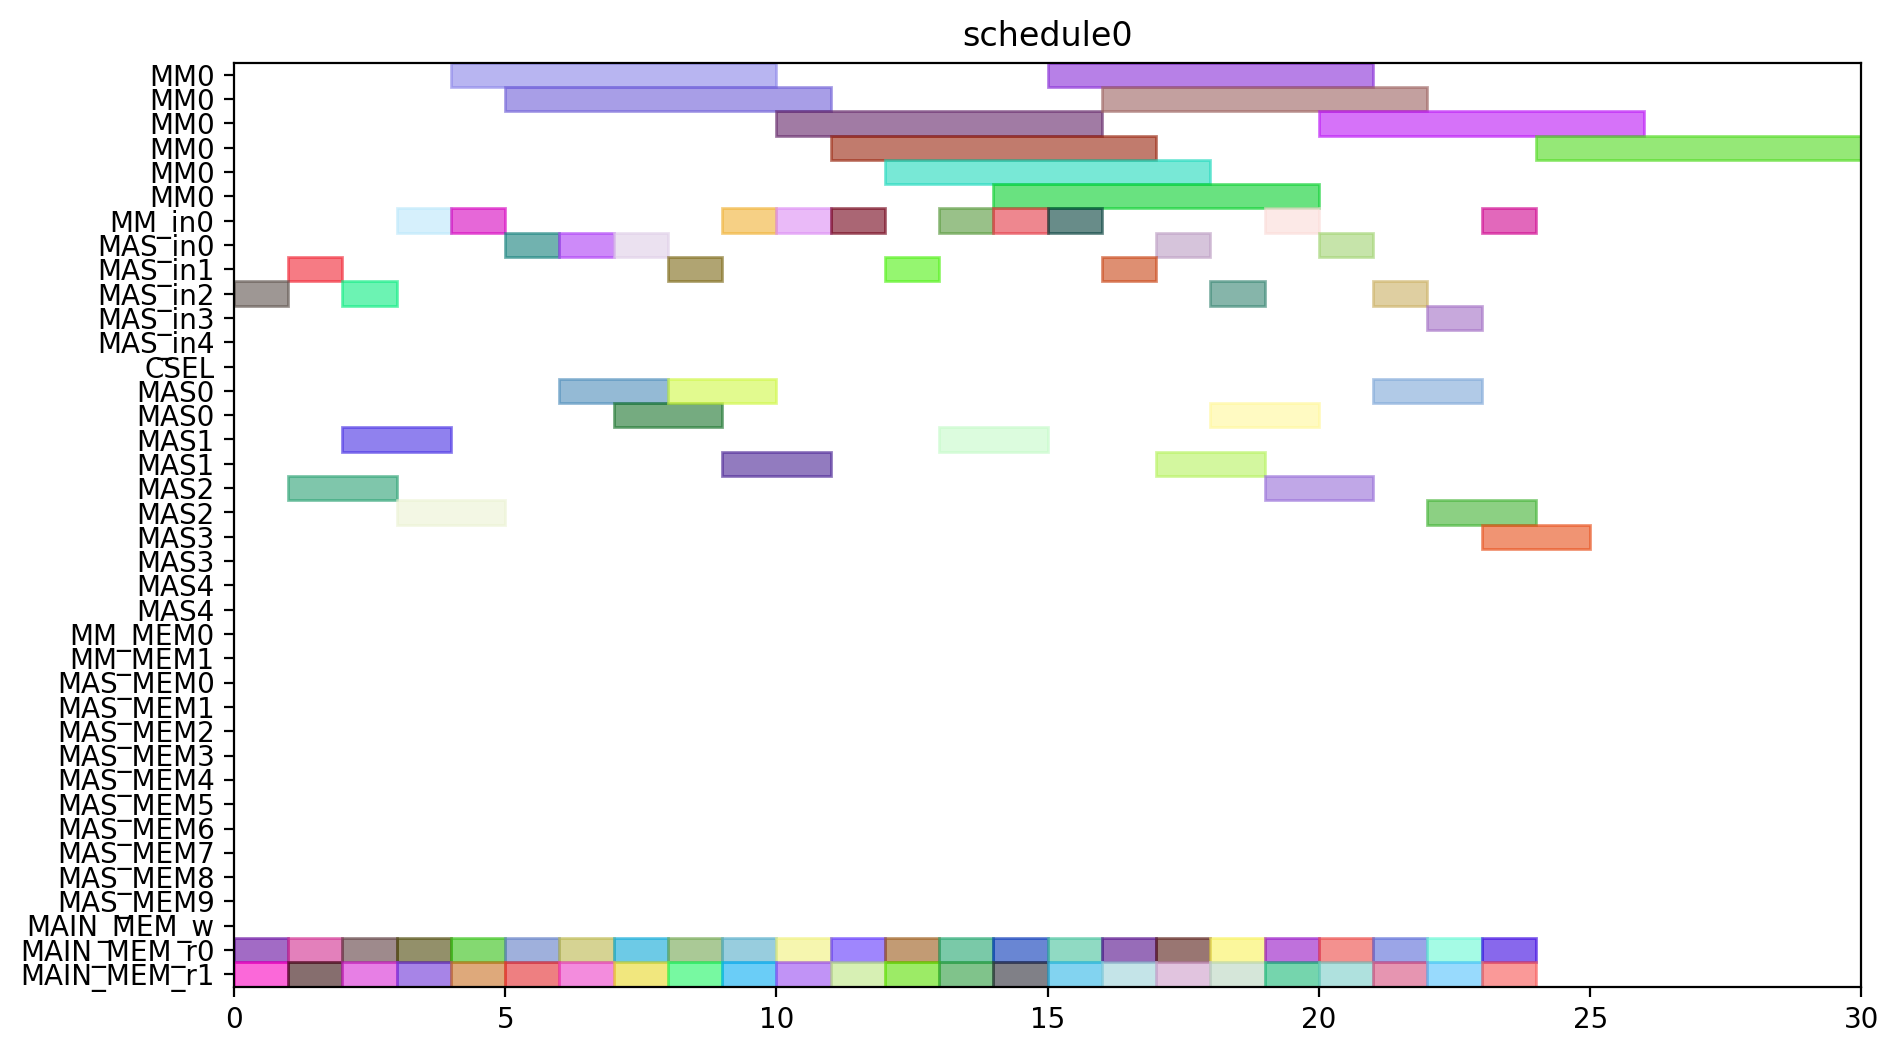

Here is the Python script that generated this plot:
from pyschedule import Scenario, solvers, plotters, alt


def solve():
	horizon = 120
	S = Scenario("schedule0", horizon=horizon)

	# resource
	MM = S.Resources('MM', num=1, size=6)
	MM_in = S.Resources('MM_in', num=1)
	MAS_in = S.Resources('MAS_in', num=5)
	CSEL = S.Resource('CSEL')
	MAS = S.Resources('MAS', num=5, size=2, periods=range(1, horizon))
	MM_MEM = S.Resources('MM_MEM', num=2)
	MAS_MEM = S.Resources('MAS_MEM', num=10)
	MAIN_MEM_w = S.Resource('MAIN_MEM_w', size=1)
	MAIN_MEM_r = S.Resources('MAIN_MEM_r', num=2)

	# result of previous scheduling

	# new tasks
	t0_t0 = S.Task('t0_t0', length=2, delay_cost=1)
	t0_t0 += alt(MAS)
	t0_t0_in = S.Task('t0_t0_in', length=1, delay_cost=1)
	t0_t0_in += alt(MAS_in)
	S += t0_t0_in*MAS_in[0]<=t0_t0*MAS[0]

	S += t0_t0_in*MAS_in[1]<=t0_t0*MAS[1]

	S += t0_t0_in*MAS_in[2]<=t0_t0*MAS[2]

	S += t0_t0_in*MAS_in[3]<=t0_t0*MAS[3]

	S += t0_t0_in*MAS_in[4]<=t0_t0*MAS[4]

	t0_t0_mem0 = S.Task('t0_t0_mem0', length=1, delay_cost=1)
	t0_t0_mem0 += MAIN_MEM_r[0]
	S += t0_t0_mem0 <= t0_t0

	t0_t0_mem1 = S.Task('t0_t0_mem1', length=1, delay_cost=1)
	t0_t0_mem1 += MAIN_MEM_r[1]
	S += t0_t0_mem1 <= t0_t0

	t0_t1 = S.Task('t0_t1', length=2, delay_cost=1)
	t0_t1 += alt(MAS)
	t0_t1_in = S.Task('t0_t1_in', length=1, delay_cost=1)
	t0_t1_in += alt(MAS_in)
	S += t0_t1_in*MAS_in[0]<=t0_t1*MAS[0]

	S += t0_t1_in*MAS_in[1]<=t0_t1*MAS[1]

	S += t0_t1_in*MAS_in[2]<=t0_t1*MAS[2]

	S += t0_t1_in*MAS_in[3]<=t0_t1*MAS[3]

	S += t0_t1_in*MAS_in[4]<=t0_t1*MAS[4]

	t0_t1_mem0 = S.Task('t0_t1_mem0', length=1, delay_cost=1)
	t0_t1_mem0 += MAIN_MEM_r[0]
	S += t0_t1_mem0 <= t0_t1

	t0_t1_mem1 = S.Task('t0_t1_mem1', length=1, delay_cost=1)
	t0_t1_mem1 += MAIN_MEM_r[1]
	S += t0_t1_mem1 <= t0_t1

	t0_t3 = S.Task('t0_t3', length=6, delay_cost=1)
	t0_t3 += alt(MM)
	t0_t3_in = S.Task('t0_t3_in', length=1, delay_cost=1)
	t0_t3_in += alt(MM_in)
	S += t0_t3_in*MM_in[0]<=t0_t3*MM[0]
	t0_t3_mem0 = S.Task('t0_t3_mem0', length=1, delay_cost=1)
	t0_t3_mem0 += MAIN_MEM_r[0]
	S += t0_t3_mem0 <= t0_t3

	t0_t3_mem1 = S.Task('t0_t3_mem1', length=1, delay_cost=1)
	t0_t3_mem1 += MAIN_MEM_r[1]
	S += t0_t3_mem1 <= t0_t3

	t10 = S.Task('t10', length=2, delay_cost=1)
	t10 += alt(MAS)
	t10_in = S.Task('t10_in', length=1, delay_cost=1)
	t10_in += alt(MAS_in)
	S += t10_in*MAS_in[0]<=t10*MAS[0]

	S += t10_in*MAS_in[1]<=t10*MAS[1]

	S += t10_in*MAS_in[2]<=t10*MAS[2]

	S += t10_in*MAS_in[3]<=t10*MAS[3]

	S += t10_in*MAS_in[4]<=t10*MAS[4]

	t10_mem0 = S.Task('t10_mem0', length=1, delay_cost=1)
	t10_mem0 += MAIN_MEM_r[0]
	S += t10_mem0 <= t10

	t10_mem1 = S.Task('t10_mem1', length=1, delay_cost=1)
	t10_mem1 += MAIN_MEM_r[1]
	S += t10_mem1 <= t10

	t11 = S.Task('t11', length=2, delay_cost=1)
	t11 += alt(MAS)
	t11_in = S.Task('t11_in', length=1, delay_cost=1)
	t11_in += alt(MAS_in)
	S += t11_in*MAS_in[0]<=t11*MAS[0]

	S += t11_in*MAS_in[1]<=t11*MAS[1]

	S += t11_in*MAS_in[2]<=t11*MAS[2]

	S += t11_in*MAS_in[3]<=t11*MAS[3]

	S += t11_in*MAS_in[4]<=t11*MAS[4]

	t11_mem0 = S.Task('t11_mem0', length=1, delay_cost=1)
	t11_mem0 += MAIN_MEM_r[0]
	S += t11_mem0 <= t11

	t11_mem1 = S.Task('t11_mem1', length=1, delay_cost=1)
	t11_mem1 += MAIN_MEM_r[1]
	S += t11_mem1 <= t11

	t3_t0 = S.Task('t3_t0', length=6, delay_cost=1)
	t3_t0 += alt(MM)
	t3_t0_in = S.Task('t3_t0_in', length=1, delay_cost=1)
	t3_t0_in += alt(MM_in)
	S += t3_t0_in*MM_in[0]<=t3_t0*MM[0]
	t3_t0_mem0 = S.Task('t3_t0_mem0', length=1, delay_cost=1)
	t3_t0_mem0 += MAIN_MEM_r[0]
	S += t3_t0_mem0 <= t3_t0

	t3_t0_mem1 = S.Task('t3_t0_mem1', length=1, delay_cost=1)
	t3_t0_mem1 += MAIN_MEM_r[1]
	S += t3_t0_mem1 <= t3_t0

	t3_t1 = S.Task('t3_t1', length=6, delay_cost=1)
	t3_t1 += alt(MM)
	t3_t1_in = S.Task('t3_t1_in', length=1, delay_cost=1)
	t3_t1_in += alt(MM_in)
	S += t3_t1_in*MM_in[0]<=t3_t1*MM[0]
	t3_t1_mem0 = S.Task('t3_t1_mem0', length=1, delay_cost=1)
	t3_t1_mem0 += MAIN_MEM_r[0]
	S += t3_t1_mem0 <= t3_t1

	t3_t1_mem1 = S.Task('t3_t1_mem1', length=1, delay_cost=1)
	t3_t1_mem1 += MAIN_MEM_r[1]
	S += t3_t1_mem1 <= t3_t1

	t3_t2 = S.Task('t3_t2', length=2, delay_cost=1)
	t3_t2 += alt(MAS)
	t3_t2_in = S.Task('t3_t2_in', length=1, delay_cost=1)
	t3_t2_in += alt(MAS_in)
	S += t3_t2_in*MAS_in[0]<=t3_t2*MAS[0]

	S += t3_t2_in*MAS_in[1]<=t3_t2*MAS[1]

	S += t3_t2_in*MAS_in[2]<=t3_t2*MAS[2]

	S += t3_t2_in*MAS_in[3]<=t3_t2*MAS[3]

	S += t3_t2_in*MAS_in[4]<=t3_t2*MAS[4]

	t3_t2_mem0 = S.Task('t3_t2_mem0', length=1, delay_cost=1)
	t3_t2_mem0 += MAIN_MEM_r[0]
	S += t3_t2_mem0 <= t3_t2

	t3_t2_mem1 = S.Task('t3_t2_mem1', length=1, delay_cost=1)
	t3_t2_mem1 += MAIN_MEM_r[1]
	S += t3_t2_mem1 <= t3_t2

	t3_t3 = S.Task('t3_t3', length=2, delay_cost=1)
	t3_t3 += alt(MAS)
	t3_t3_in = S.Task('t3_t3_in', length=1, delay_cost=1)
	t3_t3_in += alt(MAS_in)
	S += t3_t3_in*MAS_in[0]<=t3_t3*MAS[0]

	S += t3_t3_in*MAS_in[1]<=t3_t3*MAS[1]

	S += t3_t3_in*MAS_in[2]<=t3_t3*MAS[2]

	S += t3_t3_in*MAS_in[3]<=t3_t3*MAS[3]

	S += t3_t3_in*MAS_in[4]<=t3_t3*MAS[4]

	t3_t3_mem0 = S.Task('t3_t3_mem0', length=1, delay_cost=1)
	t3_t3_mem0 += MAIN_MEM_r[0]
	S += t3_t3_mem0 <= t3_t3

	t3_t3_mem1 = S.Task('t3_t3_mem1', length=1, delay_cost=1)
	t3_t3_mem1 += MAIN_MEM_r[1]
	S += t3_t3_mem1 <= t3_t3

	t4_t0 = S.Task('t4_t0', length=2, delay_cost=1)
	t4_t0 += alt(MAS)
	t4_t0_in = S.Task('t4_t0_in', length=1, delay_cost=1)
	t4_t0_in += alt(MAS_in)
	S += t4_t0_in*MAS_in[0]<=t4_t0*MAS[0]

	S += t4_t0_in*MAS_in[1]<=t4_t0*MAS[1]

	S += t4_t0_in*MAS_in[2]<=t4_t0*MAS[2]

	S += t4_t0_in*MAS_in[3]<=t4_t0*MAS[3]

	S += t4_t0_in*MAS_in[4]<=t4_t0*MAS[4]

	t4_t0_mem0 = S.Task('t4_t0_mem0', length=1, delay_cost=1)
	t4_t0_mem0 += MAIN_MEM_r[0]
	S += t4_t0_mem0 <= t4_t0

	t4_t0_mem1 = S.Task('t4_t0_mem1', length=1, delay_cost=1)
	t4_t0_mem1 += MAIN_MEM_r[1]
	S += t4_t0_mem1 <= t4_t0

	t4_t1 = S.Task('t4_t1', length=2, delay_cost=1)
	t4_t1 += alt(MAS)
	t4_t1_in = S.Task('t4_t1_in', length=1, delay_cost=1)
	t4_t1_in += alt(MAS_in)
	S += t4_t1_in*MAS_in[0]<=t4_t1*MAS[0]

	S += t4_t1_in*MAS_in[1]<=t4_t1*MAS[1]

	S += t4_t1_in*MAS_in[2]<=t4_t1*MAS[2]

	S += t4_t1_in*MAS_in[3]<=t4_t1*MAS[3]

	S += t4_t1_in*MAS_in[4]<=t4_t1*MAS[4]

	t4_t1_mem0 = S.Task('t4_t1_mem0', length=1, delay_cost=1)
	t4_t1_mem0 += MAIN_MEM_r[0]
	S += t4_t1_mem0 <= t4_t1

	t4_t1_mem1 = S.Task('t4_t1_mem1', length=1, delay_cost=1)
	t4_t1_mem1 += MAIN_MEM_r[1]
	S += t4_t1_mem1 <= t4_t1

	t4_t3 = S.Task('t4_t3', length=6, delay_cost=1)
	t4_t3 += alt(MM)
	t4_t3_in = S.Task('t4_t3_in', length=1, delay_cost=1)
	t4_t3_in += alt(MM_in)
	S += t4_t3_in*MM_in[0]<=t4_t3*MM[0]
	t4_t3_mem0 = S.Task('t4_t3_mem0', length=1, delay_cost=1)
	t4_t3_mem0 += MAIN_MEM_r[0]
	S += t4_t3_mem0 <= t4_t3

	t4_t3_mem1 = S.Task('t4_t3_mem1', length=1, delay_cost=1)
	t4_t3_mem1 += MAIN_MEM_r[1]
	S += t4_t3_mem1 <= t4_t3

	t5_t0 = S.Task('t5_t0', length=6, delay_cost=1)
	t5_t0 += alt(MM)
	t5_t0_in = S.Task('t5_t0_in', length=1, delay_cost=1)
	t5_t0_in += alt(MM_in)
	S += t5_t0_in*MM_in[0]<=t5_t0*MM[0]
	t5_t0_mem0 = S.Task('t5_t0_mem0', length=1, delay_cost=1)
	t5_t0_mem0 += MAIN_MEM_r[0]
	S += t5_t0_mem0 <= t5_t0

	t5_t0_mem1 = S.Task('t5_t0_mem1', length=1, delay_cost=1)
	t5_t0_mem1 += MAIN_MEM_r[1]
	S += t5_t0_mem1 <= t5_t0

	t5_t1 = S.Task('t5_t1', length=6, delay_cost=1)
	t5_t1 += alt(MM)
	t5_t1_in = S.Task('t5_t1_in', length=1, delay_cost=1)
	t5_t1_in += alt(MM_in)
	S += t5_t1_in*MM_in[0]<=t5_t1*MM[0]
	t5_t1_mem0 = S.Task('t5_t1_mem0', length=1, delay_cost=1)
	t5_t1_mem0 += MAIN_MEM_r[0]
	S += t5_t1_mem0 <= t5_t1

	t5_t1_mem1 = S.Task('t5_t1_mem1', length=1, delay_cost=1)
	t5_t1_mem1 += MAIN_MEM_r[1]
	S += t5_t1_mem1 <= t5_t1

	t5_t2 = S.Task('t5_t2', length=2, delay_cost=1)
	t5_t2 += alt(MAS)
	t5_t2_in = S.Task('t5_t2_in', length=1, delay_cost=1)
	t5_t2_in += alt(MAS_in)
	S += t5_t2_in*MAS_in[0]<=t5_t2*MAS[0]

	S += t5_t2_in*MAS_in[1]<=t5_t2*MAS[1]

	S += t5_t2_in*MAS_in[2]<=t5_t2*MAS[2]

	S += t5_t2_in*MAS_in[3]<=t5_t2*MAS[3]

	S += t5_t2_in*MAS_in[4]<=t5_t2*MAS[4]

	t5_t2_mem0 = S.Task('t5_t2_mem0', length=1, delay_cost=1)
	t5_t2_mem0 += MAIN_MEM_r[0]
	S += t5_t2_mem0 <= t5_t2

	t5_t2_mem1 = S.Task('t5_t2_mem1', length=1, delay_cost=1)
	t5_t2_mem1 += MAIN_MEM_r[1]
	S += t5_t2_mem1 <= t5_t2

	t5_t3 = S.Task('t5_t3', length=2, delay_cost=1)
	t5_t3 += alt(MAS)
	t5_t3_in = S.Task('t5_t3_in', length=1, delay_cost=1)
	t5_t3_in += alt(MAS_in)
	S += t5_t3_in*MAS_in[0]<=t5_t3*MAS[0]

	S += t5_t3_in*MAS_in[1]<=t5_t3*MAS[1]

	S += t5_t3_in*MAS_in[2]<=t5_t3*MAS[2]

	S += t5_t3_in*MAS_in[3]<=t5_t3*MAS[3]

	S += t5_t3_in*MAS_in[4]<=t5_t3*MAS[4]

	t5_t3_mem0 = S.Task('t5_t3_mem0', length=1, delay_cost=1)
	t5_t3_mem0 += MAIN_MEM_r[0]
	S += t5_t3_mem0 <= t5_t3

	t5_t3_mem1 = S.Task('t5_t3_mem1', length=1, delay_cost=1)
	t5_t3_mem1 += MAIN_MEM_r[1]
	S += t5_t3_mem1 <= t5_t3

	t6_t0 = S.Task('t6_t0', length=6, delay_cost=1)
	t6_t0 += alt(MM)
	t6_t0_in = S.Task('t6_t0_in', length=1, delay_cost=1)
	t6_t0_in += alt(MM_in)
	S += t6_t0_in*MM_in[0]<=t6_t0*MM[0]
	t6_t0_mem0 = S.Task('t6_t0_mem0', length=1, delay_cost=1)
	t6_t0_mem0 += MAIN_MEM_r[0]
	S += t6_t0_mem0 <= t6_t0

	t6_t0_mem1 = S.Task('t6_t0_mem1', length=1, delay_cost=1)
	t6_t0_mem1 += MAIN_MEM_r[1]
	S += t6_t0_mem1 <= t6_t0

	t6_t1 = S.Task('t6_t1', length=6, delay_cost=1)
	t6_t1 += alt(MM)
	t6_t1_in = S.Task('t6_t1_in', length=1, delay_cost=1)
	t6_t1_in += alt(MM_in)
	S += t6_t1_in*MM_in[0]<=t6_t1*MM[0]
	t6_t1_mem0 = S.Task('t6_t1_mem0', length=1, delay_cost=1)
	t6_t1_mem0 += MAIN_MEM_r[0]
	S += t6_t1_mem0 <= t6_t1

	t6_t1_mem1 = S.Task('t6_t1_mem1', length=1, delay_cost=1)
	t6_t1_mem1 += MAIN_MEM_r[1]
	S += t6_t1_mem1 <= t6_t1

	t6_t2 = S.Task('t6_t2', length=2, delay_cost=1)
	t6_t2 += alt(MAS)
	t6_t2_in = S.Task('t6_t2_in', length=1, delay_cost=1)
	t6_t2_in += alt(MAS_in)
	S += t6_t2_in*MAS_in[0]<=t6_t2*MAS[0]

	S += t6_t2_in*MAS_in[1]<=t6_t2*MAS[1]

	S += t6_t2_in*MAS_in[2]<=t6_t2*MAS[2]

	S += t6_t2_in*MAS_in[3]<=t6_t2*MAS[3]

	S += t6_t2_in*MAS_in[4]<=t6_t2*MAS[4]

	t6_t2_mem0 = S.Task('t6_t2_mem0', length=1, delay_cost=1)
	t6_t2_mem0 += MAIN_MEM_r[0]
	S += t6_t2_mem0 <= t6_t2

	t6_t2_mem1 = S.Task('t6_t2_mem1', length=1, delay_cost=1)
	t6_t2_mem1 += MAIN_MEM_r[1]
	S += t6_t2_mem1 <= t6_t2

	t6_t3 = S.Task('t6_t3', length=2, delay_cost=1)
	t6_t3 += alt(MAS)
	t6_t3_in = S.Task('t6_t3_in', length=1, delay_cost=1)
	t6_t3_in += alt(MAS_in)
	S += t6_t3_in*MAS_in[0]<=t6_t3*MAS[0]

	S += t6_t3_in*MAS_in[1]<=t6_t3*MAS[1]

	S += t6_t3_in*MAS_in[2]<=t6_t3*MAS[2]

	S += t6_t3_in*MAS_in[3]<=t6_t3*MAS[3]

	S += t6_t3_in*MAS_in[4]<=t6_t3*MAS[4]

	t6_t3_mem0 = S.Task('t6_t3_mem0', length=1, delay_cost=1)
	t6_t3_mem0 += MAIN_MEM_r[0]
	S += t6_t3_mem0 <= t6_t3

	t6_t3_mem1 = S.Task('t6_t3_mem1', length=1, delay_cost=1)
	t6_t3_mem1 += MAIN_MEM_r[1]
	S += t6_t3_mem1 <= t6_t3

	t7_t0 = S.Task('t7_t0', length=6, delay_cost=1)
	t7_t0 += alt(MM)
	t7_t0_in = S.Task('t7_t0_in', length=1, delay_cost=1)
	t7_t0_in += alt(MM_in)
	S += t7_t0_in*MM_in[0]<=t7_t0*MM[0]
	t7_t0_mem0 = S.Task('t7_t0_mem0', length=1, delay_cost=1)
	t7_t0_mem0 += MAIN_MEM_r[0]
	S += t7_t0_mem0 <= t7_t0

	t7_t0_mem1 = S.Task('t7_t0_mem1', length=1, delay_cost=1)
	t7_t0_mem1 += MAIN_MEM_r[1]
	S += t7_t0_mem1 <= t7_t0

	t7_t1 = S.Task('t7_t1', length=6, delay_cost=1)
	t7_t1 += alt(MM)
	t7_t1_in = S.Task('t7_t1_in', length=1, delay_cost=1)
	t7_t1_in += alt(MM_in)
	S += t7_t1_in*MM_in[0]<=t7_t1*MM[0]
	t7_t1_mem0 = S.Task('t7_t1_mem0', length=1, delay_cost=1)
	t7_t1_mem0 += MAIN_MEM_r[0]
	S += t7_t1_mem0 <= t7_t1

	t7_t1_mem1 = S.Task('t7_t1_mem1', length=1, delay_cost=1)
	t7_t1_mem1 += MAIN_MEM_r[1]
	S += t7_t1_mem1 <= t7_t1

	t7_t2 = S.Task('t7_t2', length=2, delay_cost=1)
	t7_t2 += alt(MAS)
	t7_t2_in = S.Task('t7_t2_in', length=1, delay_cost=1)
	t7_t2_in += alt(MAS_in)
	S += t7_t2_in*MAS_in[0]<=t7_t2*MAS[0]

	S += t7_t2_in*MAS_in[1]<=t7_t2*MAS[1]

	S += t7_t2_in*MAS_in[2]<=t7_t2*MAS[2]

	S += t7_t2_in*MAS_in[3]<=t7_t2*MAS[3]

	S += t7_t2_in*MAS_in[4]<=t7_t2*MAS[4]

	t7_t2_mem0 = S.Task('t7_t2_mem0', length=1, delay_cost=1)
	t7_t2_mem0 += MAIN_MEM_r[0]
	S += t7_t2_mem0 <= t7_t2

	t7_t2_mem1 = S.Task('t7_t2_mem1', length=1, delay_cost=1)
	t7_t2_mem1 += MAIN_MEM_r[1]
	S += t7_t2_mem1 <= t7_t2

	t7_t3 = S.Task('t7_t3', length=2, delay_cost=1)
	t7_t3 += alt(MAS)
	t7_t3_in = S.Task('t7_t3_in', length=1, delay_cost=1)
	t7_t3_in += alt(MAS_in)
	S += t7_t3_in*MAS_in[0]<=t7_t3*MAS[0]

	S += t7_t3_in*MAS_in[1]<=t7_t3*MAS[1]

	S += t7_t3_in*MAS_in[2]<=t7_t3*MAS[2]

	S += t7_t3_in*MAS_in[3]<=t7_t3*MAS[3]

	S += t7_t3_in*MAS_in[4]<=t7_t3*MAS[4]

	t7_t3_mem0 = S.Task('t7_t3_mem0', length=1, delay_cost=1)
	t7_t3_mem0 += MAIN_MEM_r[0]
	S += t7_t3_mem0 <= t7_t3

	t7_t3_mem1 = S.Task('t7_t3_mem1', length=1, delay_cost=1)
	t7_t3_mem1 += MAIN_MEM_r[1]
	S += t7_t3_mem1 <= t7_t3

	solvers.mip.solve(S,msg=1,kind='CPLEX',ratio_gap=1.01)

	solution = [['hoge']*len(S.solution()[1]) for i in range(len(S.solution()))]
	for i in range(len(S.solution())):
		for j in range(len(S.solution()[i])):
			solution[i][j]=str(S.solution()[i][j])
	print(solution)

	cycles = int(solution[-1][3])

	pic_file_name = "/mnt/rose/usr1/fukuda/ABE/multiRAM_multiMAS_16mux/scheduling_result/stage6MM1_stage2MAS5/SQR012345/schedule0.png"
	if(S.solution() != []):
		plotters.matplotlib.plot(S,img_filename=pic_file_name, show_task_labels=False, fig_size=(cycles*0.25+3, 6))

	return solution
